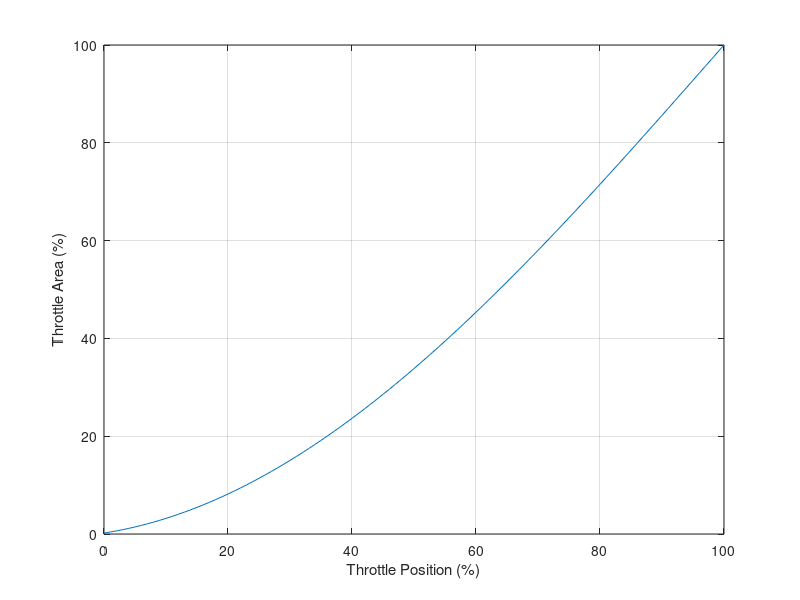
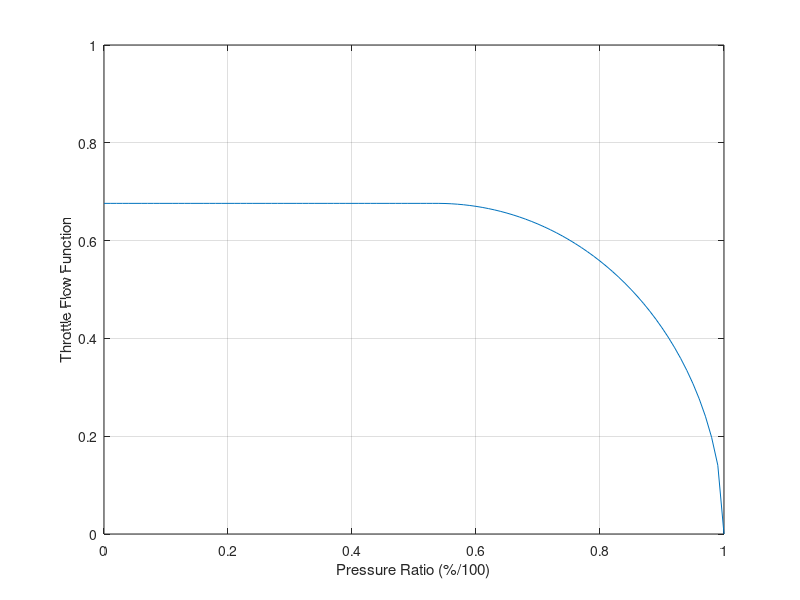
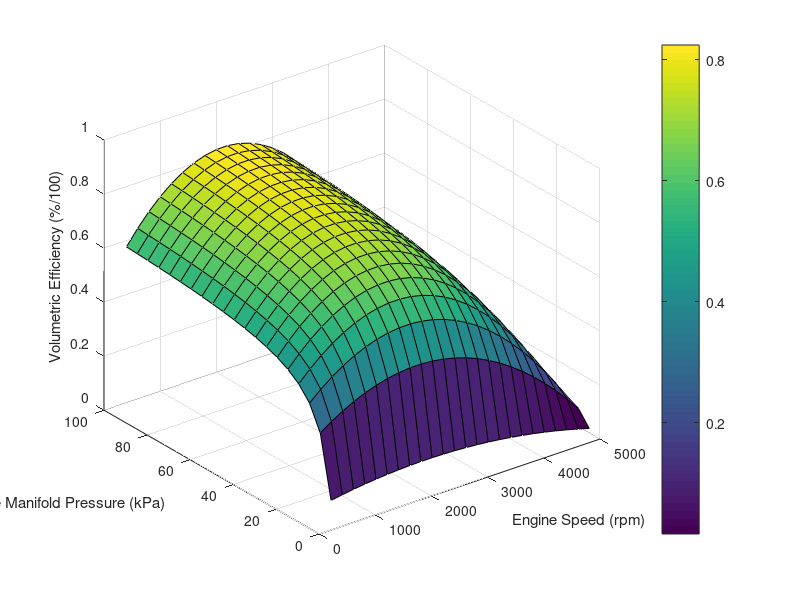
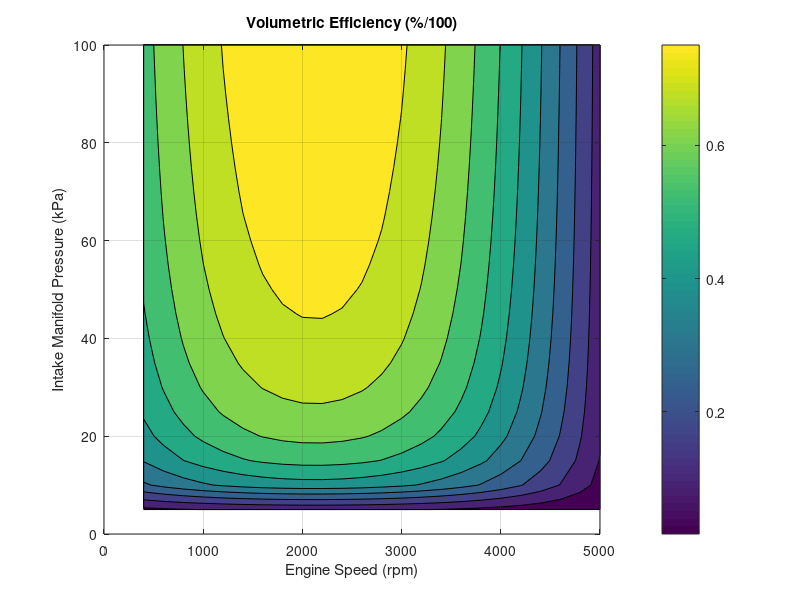

Recreate these plots in MATLAB, in order.
% J.Williams
% University of Wisconsin-Madison
% EPD629: Powertrain Systems and Controls
% Assignement 08
% 2022-03-27
  
% No Changes since AS07

%%%%%%%%%%%%%%%%%%%%%%%%%%%%%%%%%%%%%%%%%%%%%%%%%%%%%%%%%%%%%%%%%%%%%%%%%%%
% Assignment:
% This homework assignment is to create an idle speed control model of a 
% spark-ignition engine with electronic throttle control.
% Complete the following assignment and submit your MATLAB script 
% file (.m or .mlx file type) and the Simulink model (.slx file type).
% Shown below is the top-level view of the model. Equations for this model 
% are shown in Guzzella Appendix B.1. Calibrations are shown 
% in Guzzella Appendix B.2.3.
%  
% Part 1: Model Initialization File (1 points)
% Copy the following commands to your model initialization (calibration) file:
%
% The remainder of the assignment is done via simulink.
%%%%%%%%%%%%%%%%%%%%%%%%%%%%%%%%%%%%%%%%%%%%%%%%%%%%%%%%%%%%%%%%%%%%%%%%%%%
% Note that this was largely a copy-paste from the homework assignment


% This script file generates calibrations for throttle area, throttle flow, 
% volumetric efficiency, engine airflow, and engine torque. 
 
close all
clear
clc
 
% Define Common Calibration Table Breakpoints
 
EngineSpeedBreakpoints_rpm = 400:200:5000;
ManifoldPressureBreakpoints_kPa = 5:5:100;
 
% Throttle Position to Area
 
ThrottlePositionBreakpoints_pct = 0:100;
 
ThrottleAngleMin_deg = 7.9;
ThrottleAngleMax_deg = 90;
ThrottleDiameter_mm = 58.7;
ThrottleLeakageArea_mm2 = 5.3;
 
ThrottleAlpha_deg = ThrottleAngleMin_deg + ...
    (ThrottleAngleMax_deg - ThrottleAngleMin_deg) * ...
    ThrottlePositionBreakpoints_pct / 100;
 
ThrottleArea_mm2 = pi * ThrottleDiameter_mm^2 / 4 * ...
    (1 - cosd(ThrottleAlpha_deg) / cosd(ThrottleAngleMin_deg)) + ...
    ThrottleLeakageArea_mm2;
 
WideOpenThrottleArea_mm2 = ThrottleArea_mm2(end);
ThrottleAreaData_pct = 100 * ThrottleArea_mm2 / WideOpenThrottleArea_mm2;
 
figure(1)
plot(ThrottlePositionBreakpoints_pct,ThrottleAreaData_pct)
xlabel('Throttle Position (%)')
ylabel('Throttle Area (%)')
axis([0 100 0 100])
grid on

% Throttle Area to Position

ThrottleAreaBreakpoints_pct  = ThrottleAreaData_pct;
ThrottlePositionData_pct = ThrottlePositionBreakpoints_pct;

% Throttle Flow Function

ThrottlePressureRatioBreakpoints_frac = 0:0.01:1;

DischargeCoefficient_frac = 0.7;
AirGasConstant_kJpkgK = 0.287;  % kJ/kg*K
AmbientPressure_kPa = 98;
InletAirTemperature_K = 298;
RatioOfSpecificHeats_frac = 1.35;  % Cp/Cv

PR_min = (2/(RatioOfSpecificHeats_frac+1))^ ...
    (RatioOfSpecificHeats_frac/(RatioOfSpecificHeats_frac-1));

PR = max(PR_min,ThrottlePressureRatioBreakpoints_frac);
ThrottleFlowFunctionData_frac = PR.^(1/RatioOfSpecificHeats_frac) .* ...
    sqrt( 2 * RatioOfSpecificHeats_frac / (RatioOfSpecificHeats_frac - 1) .* ...
    (1 - PR.^((RatioOfSpecificHeats_frac - 1) / RatioOfSpecificHeats_frac)) );

figure(2)
plot(ThrottlePressureRatioBreakpoints_frac,ThrottleFlowFunctionData_frac)
xlabel('Pressure Ratio (%/100)')
ylabel('Throttle Flow Function')
axis([0 1 0 1])
grid on

% Intake Manifold
 
IntakeManifoldVolume_L = 5.8;
ManifoldAirTemperature_K = 340;
 
% Engine Volumetric Efficiency
 
Gamma_0 = 0.45;     % -
Gamma_1 = 3.42e-3;  % s
Gamma_2 = -7.7e-6;  % s^2
EngineDisplacement_L = 2.77;
ClearanceVolumeTotal_L = 0.277; %%% Assummed a Comp Ratio
ExhaustManifoldPressure_kPa = 108;
AirToFuelEquivalenceRatio_frac = 1;  % A/F Equivalence Ratio  =  AFR/StoichAFR StoichiometricAFR_frac = 14.7;  % Stoich A/F ratio, Sigma_o in Guzzella
StoichiometricAFR_frac = 14.7;  % Stoich A/F ratio, Sigma_o in Guzzella

[EngineSpeedArray,ManifoldPressureArray] = meshgrid(EngineSpeedBreakpoints_rpm, ...
    ManifoldPressureBreakpoints_kPa);
 
for r = 1:length(EngineSpeedArray(:,1))
    for c = 1:length(EngineSpeedArray(1,:))
        Omega_e = EngineSpeedArray(r,c) * pi / 30;
        VolumetricEfficiencyData_frac(r,c) =  ...
            (Gamma_0 + Gamma_1*Omega_e + Gamma_2*Omega_e^2) * ...
            ((ClearanceVolumeTotal_L + EngineDisplacement_L) / EngineDisplacement_L - ...
            ClearanceVolumeTotal_L / EngineDisplacement_L * ...
            (ExhaustManifoldPressure_kPa / ManifoldPressureArray(r,c))^ ...
            (1/RatioOfSpecificHeats_frac));
        VolumetricEfficiencyData_frac(r,c) = max(VolumetricEfficiencyData_frac(r,c),0);
        EngineMassFlow_gps(r,c) = ManifoldPressureArray(r,c) / ...
          (AirGasConstant_kJpkgK * ManifoldAirTemperature_K) * ...
          VolumetricEfficiencyData_frac(r,c) * EngineDisplacement_L * Omega_e / ...
          (4*pi)/(1+1/StoichiometricAFR_frac);
   end
end

figure(3)
surf(EngineSpeedArray,ManifoldPressureArray,VolumetricEfficiencyData_frac)
colorbar
xlabel('Engine Speed (rpm)')
ylabel('Intake Manifold Pressure (kPa)')
zlabel('Volumetric Efficiency (%/100)')
axis([0 5000 0 100 0 1])

figure(4)
contourf(EngineSpeedArray,ManifoldPressureArray,VolumetricEfficiencyData_frac)
colorbar
xlabel('Engine Speed (rpm)')
ylabel('Intake Manifold Pressure (kPa)')
title('Volumetric Efficiency (%/100)')
axis([0 5000 0 100])
grid on

figure(5)
surf(EngineSpeedArray,ManifoldPressureArray,EngineMassFlow_gps)
colorbar
xlabel('Engine Speed (rpm)')
ylabel('Intake Manifold Pressure (kPa)')
zlabel('Engine Mass Flow (g/s)')
axis([0 5000 0 100 0 60])

figure(6)
contourf(EngineSpeedArray,ManifoldPressureArray,EngineMassFlow_gps)
colorbar
xlabel('Engine Speed (rpm)')
ylabel('Intake Manifold Pressure (kPa)')
title('Engine Mass Flow (g/s)')
axis([0 5000 0 100])
grid on

% Engine Torque Model

FuelLowerHeatingValue_kJpkg = 44000;  % Gasoline Lower Heating Value
CrankAngleIVCToTDC_deg = 170;  % Delay A/F entering cylinder to top-center

% Thermocynamic Efficiency  =  Eta_0 + Eta_1*Omega_e + Eta_2*Omega_e^2
% where Omega_e is the engine speed in rad/sec 
% see Fig 2.32 in Guzzella

Eta_0 = 3.7313e-001;  % -                     
Eta_1 = 3.2500e-004;  % s         
Eta_2 = -5.6250e-007; % s^2       
Omega_e = EngineSpeedBreakpoints_rpm * pi / 30; 
ThermodynamicEfficiencyData_frac = Eta_0 + Eta_1*Omega_e + Eta_2*Omega_e.^2;

figure(7), plot(EngineSpeedBreakpoints_rpm,ThermodynamicEfficiencyData_frac)
axis([0 5000 0.35 0.45])
grid on
xlabel('Engine Speed (rpm)')
ylabel('Thermodynamic Efficiency (%/100)')

% Engine Friction and Accessory Torque  =  Beta_0 + Beta_2*Omega_e^2
 
Beta_0 = 15.6;        % Nm
Beta_2 = 0.175e-3;    % Nm*s^2
EngineMotoringFrictionData_Nm  =  Beta_0 + Beta_2*Omega_e.^2;
 
% Engine Inertia
 
EngineInertia_kgm2 = 0.2;  % kg*m^2




% Model Correction
 
ThrottleMassFlowCorrIntGain = 10;
VECorrectionFactorIntGain = 0.02;
 
% Spark Advance
 
NumberOfCylinders = 6;
 
CylinderAirMass_mg = 120000 * EngineMassFlow_gps / NumberOfCylinders ./ EngineSpeedArray;
 
figure(8)
surf(EngineSpeedArray,ManifoldPressureArray,CylinderAirMass_mg)
colorbar
xlabel('Engine Speed (rpm)')
ylabel('Intake Manifold Pressure (kPa)')
zlabel('Cylinder Air Mass (mg)')
axis([0 5000 0 100 0 400])
 
figure(9)
contourf(EngineSpeedArray,ManifoldPressureArray,CylinderAirMass_mg)
colorbar
xlabel('Engine Speed (rpm)')
ylabel('Intake Manifold Pressure (kPa)')
title('Cylinder Air Mass (mg)')
axis([0 5000 0 100])
grid on
 
CylinderAirMassBreakpoints_mg = 0:25:400;
 
Ne = [600 2000 2000 2000 3400]';
CylAir = [200 50 200 350 200]';
SpkAdv = [25 31 27 21 29]';
R = [ones(length(Ne),1) Ne Ne.^2 CylAir CylAir.^2];
C = R\SpkAdv;
[X,Y] = meshgrid(EngineSpeedBreakpoints_rpm,CylinderAirMassBreakpoints_mg);
for r = 1:length(X(:,1))
    for c = 1:length(Y(1,:))
        MBTSparkAdvanceData_deg(r,c) = [1 X(r,c) X(r,c)^2 Y(r,c) Y(r,c)^2] * C;
    end
end
 
figure(10)
contourf(X,Y,MBTSparkAdvanceData_deg)
colorbar
xlabel('Engine Speed (rpm)')
ylabel('Cylinder Air Mass (mg)')
title('MBT Spark Advance (deg)')
axis([0 5000 0 400])
grid on
 
Ne = [600 2000 2000 2000 3400]';
CylAir = [200 50 200 350 200]';
SpkAdv = [24 40 27 12 29]';
R = [ones(length(Ne),1) Ne Ne.^2 CylAir CylAir.^2];
C = R\SpkAdv;
[X,Y] = meshgrid(EngineSpeedBreakpoints_rpm,CylinderAirMassBreakpoints_mg);
for r = 1:length(X(:,1))
    for c = 1:length(Y(1,:))
        BorderlineSparkAdvData_deg(r,c) = [1 X(r,c) X(r,c)^2 Y(r,c) Y(r,c)^2] * C;
    end
end
 
figure(11)
contourf(X,Y,BorderlineSparkAdvData_deg)
colorbar
xlabel('Engine Speed (rpm)')
ylabel('Cylinder Air Mass (mg)')
title('Borderline Knock Spark Advance (deg)')
axis([0 5000 0 400])
grid on
 
BaseSparkAdvanceData_deg = min(MBTSparkAdvanceData_deg,BorderlineSparkAdvData_deg);
 
figure(12)
surf(X,Y,BaseSparkAdvanceData_deg)
colorbar
xlabel('Engine Speed (rpm)')
ylabel('Cylinder Air Mass (mg)')
zlabel('Base Spark Advance (deg)')
axis([0 5000 0 400])
 
figure(13)
contourf(X,Y,BaseSparkAdvanceData_deg)
colorbar
xlabel('Engine Speed (rpm)')
ylabel('Cylinder Air Mass (mg)')
title('Base Spark Advance (deg)')
axis([0 5000 0 400])
grid on
 
SparkTorqFactorRetFromMBTBP_deg = 0:5:45;
SparkTorqFactorData_frac = 1 - (SparkTorqFactorRetFromMBTBP_deg.^2) / ...
    (SparkTorqFactorRetFromMBTBP_deg(end)^2); 
 
n = length(SparkTorqFactorRetFromMBTBP_deg);
for i = 1:n
    SparkTorqFactorRetFromMBTData_deg(i) = SparkTorqFactorRetFromMBTBP_deg(n+1-i);
    SparkTorqFactorBreakpoints_frac(i) = SparkTorqFactorData_frac(n+1-i); 
end
 
figure(14)
plot(SparkTorqFactorRetFromMBTBP_deg,SparkTorqFactorData_frac)
xlabel('Spark Retard From MBT (deg)')
ylabel('Spark Retard From MBT Torque Factor (%/100)')
axis([0 45 0 1])
grid on
 
figure(15)
plot(SparkTorqFactorBreakpoints_frac,SparkTorqFactorRetFromMBTData_deg)
xlabel('Spark Retard From MBT Torque Factor (%/100)')
ylabel('Spark Retard From MBT (deg)')
axis([0 1 0 45])
grid on
 
% Fuel Injection and Oxygen Sensing Model
 
FuelInjImpactFactor_frac = 0.3;
FuelInjEvapTimeConstant_s = 0.8;
 
DelayFuelInjectionToIVC_rev = 0.75;
DelayIVCToOxygenSensor_rev = 7;
 
OxygenSensorLambdaBP_frac = [0 0.9 0.92 0.94 0.96 0.985 0.999 1.001 1.015 1.04 1.06 1.08 1.1 2];
OxygenSensorVoltageData_mV = [800 800 794 788 775 750 700 200 150 125 112 106 100 100];
 
figure(16)
plot(OxygenSensorLambdaBP_frac,OxygenSensorVoltageData_mV)
xlabel('Air to Fuel Equivalence Ratio, Lambda')
ylabel('Oxygen Sensor Voltage (mV)')
axis([0 2 0 1000])
grid on
 
% Fuel Injection Control
 
DelayFuelInjectionToIVCEst_rev = 0.75;
 
FuelInjImpactFactorEst_frac = 0.3;
FuelInjEvapTimeConstantEst_s = 0.8;
 
OxygenSensorSwitchSetpoint_mV = 450;
 
FuelControlProportionalGain = 5e-6;
FuelControlIntegralGain = 2e-5;
